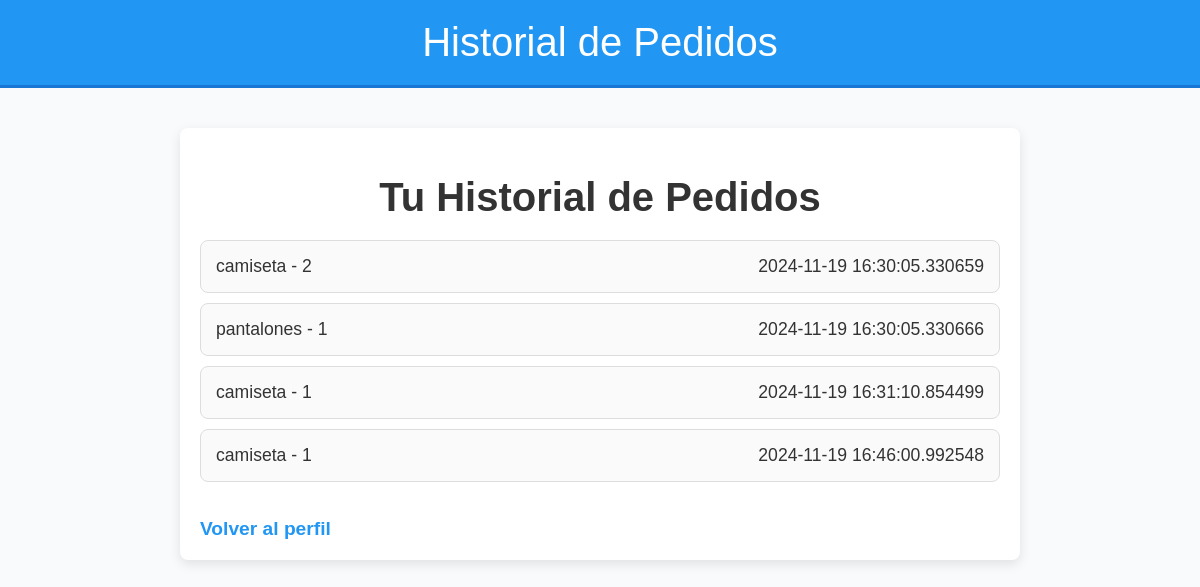
Page /historial_pedidos (signed in) on the committed database.
### app.py (models this page shows)
class Pedido(db.Model):
    id = db.Column(db.Integer, primary_key=True)
    usuario_id = db.Column(db.Integer, db.ForeignKey('usuario.id'), nullable=False)
    producto = db.Column(db.String(120), nullable=False)
    cantidad = db.Column(db.Integer, nullable=False)
    fecha = db.Column(db.DateTime, default=datetime.utcnow)
    usuario = db.relationship('Usuario', backref=db.backref('pedidos', lazy=True))

### app.py (the view)
@app.route('/historial_pedidos')
def historial_pedidos():
    if 'usuario_id' in session:
        usuario = Usuario.query.get(session['usuario_id'])
        return render_template('historial_pedidos.html', pedidos=usuario.pedidos)
    else:
        return redirect(url_for('login'))

### app.py (called while the page is built)
@app.before_request
def crear_admin():
    if not Usuario.query.filter_by(email="admin@example.com").first():
        nombre = "Admin"
        email = "admin@example.com"
        contraseña = generate_password_hash("adminpassword")
        admin = Usuario(nombre=nombre, email=email, contraseña=contraseña, is_admin=True)
        db.session.add(admin)
        db.session.commit()
        print("Cuenta de administrador creada con éxito")

### templates/historial_pedidos.html (shortened to what this page needs)
<!DOCTYPE html>
<html lang="es">
<head>
</head>
<body>
    <header>
        Historial de Pedidos
    </header>
    <div class="container">
        <h1>Tu Historial de Pedidos</h1>
        <ul>
            {% for pedido in pedidos %}
                <li>
                    <div class="pedido-info">
                        <span>{{ pedido.producto }} - {{ pedido.cantidad }}</span>
                        <span>{{ pedido.fecha }}</span>
                    </div>
                </li>
            {% endfor %}
        </ul>
        <a href="{{ url_for('perfil') }}">Volver al perfil</a>
    </div>
</body>
</html>

### templates/historial_pedidos.html (style rules this page uses)
body { font-family: 'Arial', sans-serif; background-color: #f9fafb; margin: 0; padding: 0; color: #333; }
header { background-color: #2196F3; color: white; padding: 20px 0; text-align: center; font-size: 2.5em; border-bottom: 3px solid #1976D2; }
.container { max-width: 800px; margin: 40px auto; padding: 20px; background-color: white; box-shadow: 0 4px 12px rgba(0, 0, 0, 0.1); border-radius: 8px; }
h1 { text-align: center; color: #333; font-size: 2.5em; margin-bottom: 20px; }
ul { list-style-type: none; padding: 0; }
li { display: flex; justify-content: space-between; align-items: center; padding: 15px; margin-bottom: 10px; background-color: #fafafa; border: 1px solid #ddd; border-radius: 8px; font-size: 1.1em; transition: background-color 0.3s; }
.pedido-info { display: flex; justify-content: space-between; width: 100%; }
a { display: inline-block; text-align: center; margin-top: 20px; font-size: 1.2em; color: #2196F3; text-decoration: none; font-weight: bold; transition: color 0.3s ease; }

### rows in the picture
Pedido: producto "camiseta", cantidad "2", fecha "2024-11-19 16:30:05.330659"
Pedido: producto "pantalones", cantidad "1", fecha "2024-11-19 16:30:05.330666"
Pedido: producto "camiseta", cantidad "1", fecha "2024-11-19 16:31:10.854499"
Pedido: producto "camiseta", cantidad "1", fecha "2024-11-19 16:46:00.992548"
